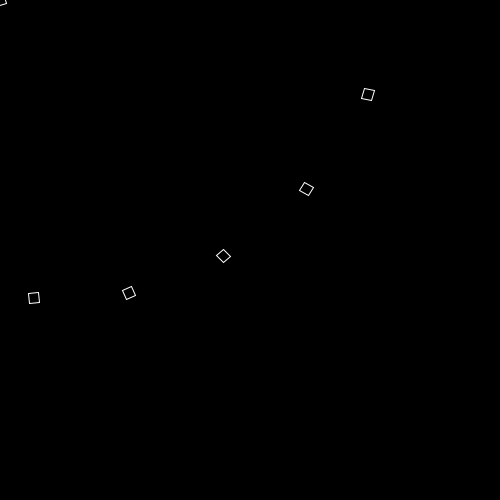
Frame 1 (no input)
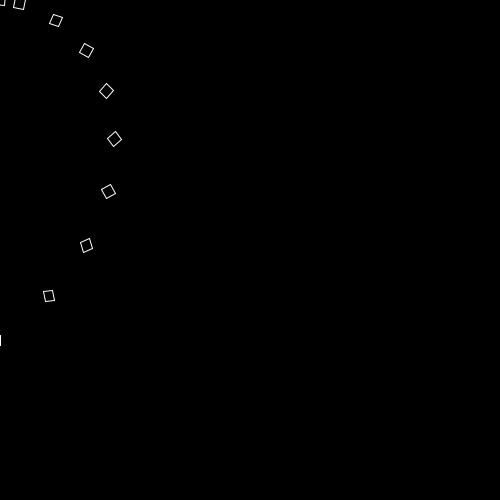
Frame 60 (the mouse pressed at the canvas centre just before this capture)
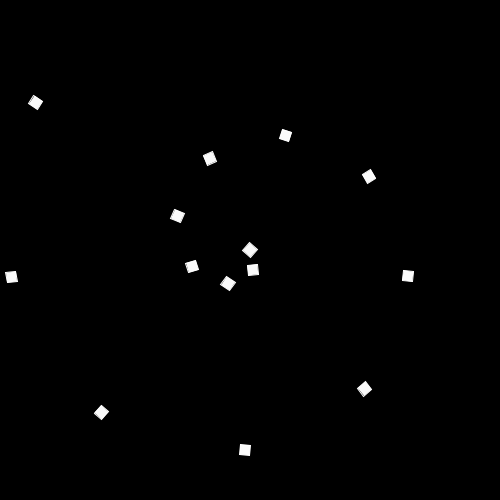
Frame 120 (the mouse held since frame 60 and released just before this capture)

The Processing sketch that drew these frames (run headless with seeded random() and noise(); from frame 60 on, the mouse is pressed at the canvas centre):

// Processing sketch: processing_168634
// ── processing_168634.pde

void setup()
{
  size(500,500);
  background(0);
}

void draw()
{
  background(0);
  translate(mouseX,mouseY);
  
  pushMatrix();
  float my_angle = map(millis()/5, 0, width, 0, -2*PI);

  for(int i = 0; i < width; i = i + 20) 
  {
    fill(mouseY,mouseY,mouseY);
    rotate(my_angle);
    stroke(255);
    rectMode(CENTER);
    
    if(i>10) 
    {
      rect(i,0,10,10); 
    }
    else 
    {
     rect(i,0,10,10);  
    }
  }
  popMatrix();
}
